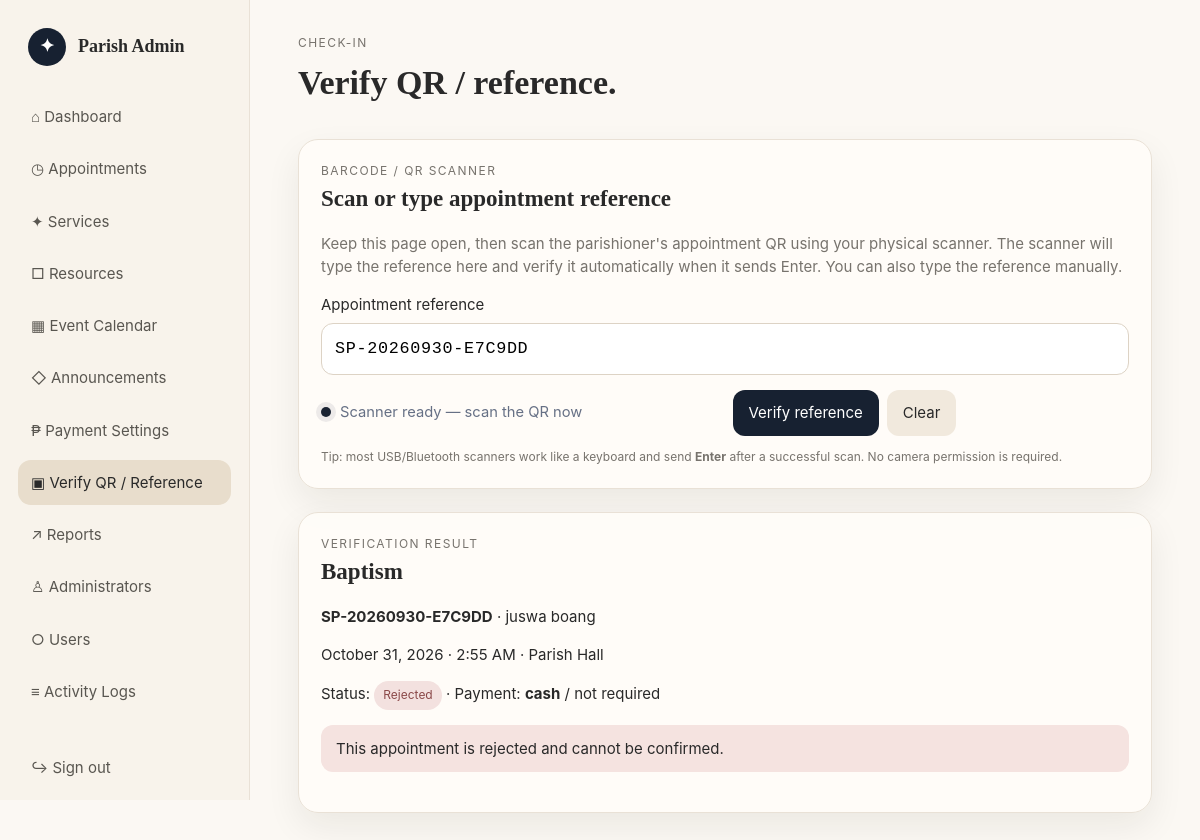
Screenshot of /admin/verify-appointment.php?ref=SP-20260930-E7C9DD (signed in) with the database file from the repository.
### tables this page shows
CREATE TABLE `appointments` (
  `id` bigint(20) UNSIGNED NOT NULL,
  `reference_no` varchar(30) NOT NULL,
  `user_id` int(10) UNSIGNED NOT NULL,
  `service_id` int(10) UNSIGNED NOT NULL,
  `resource_id` int(10) UNSIGNED DEFAULT NULL,
  `appointment_date` date NOT NULL,
  `start_time` time NOT NULL,
  `end_time` time NOT NULL,
  `notes` text DEFAULT NULL,
  `status` enum('pending','approved','rejected','completed','cancelled') NOT NULL DEFAULT 'pending',
  `admin_note` text DEFAULT NULL,
  `payment_method` enum('cash','online') NOT NULL DEFAULT 'cash',
  `receipt_path` varchar(255) DEFAULT NULL,
  `payment_status` enum('not_required','pending','verified','rejected') NOT NULL DEFAULT 'not_required',
  `payment_verified_at` datetime DEFAULT NULL,
  `payment_verified_by` int(10) UNSIGNED DEFAULT NULL,
  `qr_confirmed_at` datetime DEFAULT NULL,
  `qr_confirmed_by` int(10) UNSIGNED DEFAULT NULL,
  `created_at` timestamp NOT NULL DEFAULT current_timestamp(),
  `updated_at` timestamp NOT NULL DEFAULT current_timestamp() ON UPDATE current_timestamp()
);

CREATE TABLE `services` (
  `id` int(10) UNSIGNED NOT NULL,
  `name` varchar(120) NOT NULL,
  `description` text DEFAULT NULL,
  `duration_minutes` smallint(5) UNSIGNED NOT NULL DEFAULT 60,
  `fee` decimal(10,2) NOT NULL DEFAULT 0.00,
  `image` varchar(255) DEFAULT NULL,
  `status` enum('active','inactive') NOT NULL DEFAULT 'active',
  `created_at` timestamp NOT NULL DEFAULT current_timestamp()
);

CREATE TABLE `users` (
  `id` int(10) UNSIGNED NOT NULL,
  `first_name` varchar(80) DEFAULT NULL,
  `middle_name` varchar(80) DEFAULT NULL,
  `last_name` varchar(80) DEFAULT NULL,
  `full_name` varchar(150) NOT NULL,
  `email` varchar(190) NOT NULL,
  `contact_number` varchar(30) NOT NULL,
  `province_code` varchar(20) DEFAULT NULL,
  `province` varchar(120) DEFAULT NULL,
  `city_municipality_code` varchar(20) DEFAULT NULL,
  `city_municipality` varchar(160) DEFAULT NULL,
  `barangay_code` varchar(20) DEFAULT NULL,
  `barangay` varchar(160) DEFAULT NULL,
  `street_purok` varchar(255) DEFAULT NULL,
  `address` varchar(500) NOT NULL,
  `birthday` date NOT NULL,
  `gender` enum('Male','Female','Other') NOT NULL,
  `password` varchar(255) NOT NULL,
  `profile_image` varchar(255) DEFAULT NULL,
  `role` enum('parishioner','admin') NOT NULL DEFAULT 'parishioner',
  `status` enum('active','inactive') NOT NULL DEFAULT 'active',
  `created_at` timestamp NOT NULL DEFAULT current_timestamp(),
  `updated_at` timestamp NOT NULL DEFAULT current_timestamp() ON UPDATE current_timestamp()
);

CREATE TABLE `resources` (
  `id` int(10) UNSIGNED NOT NULL,
  `name` varchar(120) NOT NULL,
  `description` text DEFAULT NULL,
  `capacity` int(10) UNSIGNED DEFAULT NULL,
  `status` enum('available','unavailable') DEFAULT 'available',
  `created_at` timestamp NOT NULL DEFAULT current_timestamp()
);

### config/helpers.php (called while the page is built, shortened)
<?php
function e(?string $v): string { return htmlspecialchars($v ?? '', ENT_QUOTES, 'UTF-8'); }

### admin/verify-appointment.php (the view, shortened to what this page needs)
<?php
require '../config/db.php';
$ref=trim($_GET['ref']??$_POST['ref']??'');
$a=null;
if($ref!==''){
    $s=$pdo->prepare("SELECT a.*,u.full_name,u.profile_image,s.name service_name,r.name resource_name FROM appointments a JOIN users u ON u.id=a.user_id JOIN services s ON s.id=a.service_id LEFT JOIN resources r ON r.id=a.resource_id WHERE a.reference_no=? LIMIT 1");
    $s->execute([$ref]);$a=$s->fetch();
}
?><!doctype html><html><head><link rel="stylesheet" href="../assets/css/style.css"></head><body><div class="shell"><?php include 'includes/sidebar.php'?><main class="main"><header class="topbar"><div><div class="eyebrow">Check-in</div><h1>Verify QR / reference.</h1></div></header>
<section class="card scanner-input-card">
  <div class="eyebrow">Barcode / QR scanner</div>
  <h2>Scan or type appointment reference</h2>
  <p class="muted">Keep this page open, then scan the parishioner's appointment QR using your physical scanner. The scanner will type the reference here and verify it automatically when it sends Enter. You can also type the reference manually.</p>
  <form method="get" id="referenceForm" class="form-grid" autocomplete="off">
    <label class="field full"><span>Appointment reference</span><input id="referenceInput" name="ref" value="<?=e($ref)?>" placeholder="SP-YYYYMMDD-XXXXXX" autocomplete="off" autocapitalize="characters" spellcheck="false" autofocus required></label>
    <div class="scanner-ready" id="scannerReady"><span class="scanner-ready-dot"></span><span>Scanner ready — scan the QR now</span></div>
    <div class="actions"><button class="btn" type="submit">Verify reference</button><button class="btn light" type="button" id="clearReference">Clear</button></div>
  </form>
  <p class="muted scanner-help">Tip: most USB/Bluetooth scanners work like a keyboard and send <b>Enter</b> after a successful scan. No camera permission is required.</p>
</section>
<?php if($a):?><br><section class="card verify-result"><div class="eyebrow">Verification result</div><h2><?=e($a['service_name'])?></h2><p><b><?=e($a['reference_no'])?></b> · <?=e($a['full_name'])?></p><p><?=date('F j, Y',strtotime($a['appointment_date']))?> · <?=date('g:i A',strtotime($a['start_time']))?> · <?=e($a['resource_name']??'No room assigned')?></p><p>Status: <span class="badge <?=e($a['status'])?>"><?=e($a['status'])?></span> · Payment: <b><?=e($a['payment_method'])?></b> / <?=e(str_replace('_',' ',$a['payment_status']))?></p>
<?php if($a['status']==='approved'):?><div class="notice"><b>Valid approved appointment.</b> Confirm only after checking that the parishioner is presenting this QR/reference at the parish.</div><form method="post" onsubmit="return confirm('Confirm that this parishioner presented the appointment QR/reference?')"><?=csrf_field()?><input type="hidden" name="ref" value="<?=e($ref)?>"><input type="hidden" name="id" value="<?=$a['id']?>"><button class="btn" name="action" value="confirm">Confirm presented QR / reference</button></form>
<?php elseif($a['status']==='completed'):?><div class="notice">This QR/reference has already been confirmed and the appointment is completed.</div>
<?php elseif($a['status']==='rejected'||$a['status']==='cancelled'):?><div class="notice error">This appointment is <?=e($a['status'])?> and cannot be confirmed.</div>
<?php else:?><div class="notice error">This appointment is not approved yet and cannot be confirmed.</div><?php endif?></section><?php endif?>
</main></div><script src="../assets/js/script.js"></script>
</body></html>

### assets/css/style.css (style rules this page uses)
:root { --bg:#fbf8f3;--card:#fffdf9;--sand:#f1e9dd;--sand2:#e8ddcc;--ink:#292929;--muted:#77736d;--navy:#172131;--line:#e9e1d6;--green:#56745d;--red:#9a5555;--shadow:0 14px 35px rgba(35,29,20,.07);--r:20px }
* { box-sizing:border-box }
body { margin:0;background:var(--bg);color:var(--ink);font:15px/1.55 Inter,ui-sans-serif,system-ui,-apple-system,"Segoe UI",sans-serif }
button,input,select,textarea { font:inherit }
.serif,h1,h2 { font-family:Georgia,"Times New Roman",serif }
.shell { display:grid;grid-template-columns:250px 1fr;min-height:100vh }
.main { padding:34px 4vw 60px;min-width:0 }
.topbar { display:flex;justify-content:space-between;align-items:center;gap:20px;margin-bottom:30px }
.eyebrow { font-size:12px;text-transform:uppercase;letter-spacing:.12em;color:var(--muted) }
h1 { font-size:34px;margin:4px 0 0 }
h2 { font-size:23px;margin:0 0 15px }
.card { background:rgba(255,253,249,.9);border:1px solid var(--line);border-radius:var(--r);padding:22px;box-shadow:var(--shadow) }
.muted { color:var(--muted) }
.btn { display:inline-flex;align-items:center;justify-content:center;border:0;border-radius:12px;padding:11px 16px;background:var(--navy);color:#fff;cursor:pointer }
.btn.light { background:var(--sand);color:var(--ink) }
.actions { display:flex;gap:8px;flex-wrap:wrap }
.form-grid { display:grid;grid-template-columns:1fr 1fr;gap:15px }
.field { display:grid;gap:7px }
.field.full { grid-column:1/-1 }
.field input,.field select,.field textarea,.search { width:100%;padding:12px 13px;border:1px solid #ddd3c5;background:#fff;border-radius:12px;outline:none }
.badge { display:inline-block;padding:5px 9px;border-radius:999px;background:var(--sand);font-size:12px;text-transform:capitalize }
.badge.rejected,.badge.cancelled { background:#f3e1df;color:#8a4848 }
.notice { padding:12px 15px;border-radius:12px;background:#e7efe8;margin-bottom:18px }
.notice.error { background:#f5e3e0 }
.scanner-help { font-size:12px;margin:12px 0 0 }
.verify-result { margin-top:0 }
.scanner-input-card { max-width:900px }
.scanner-input-card #referenceInput { font-family:ui-monospace,SFMono-Regular,Menlo,Consolas,monospace;font-size:1.05rem;letter-spacing:.04em;text-transform:uppercase }
.scanner-ready { display:flex;align-items:center;gap:9px;color:#667085;font-size:.92rem;margin-top:-2px }
.scanner-ready-dot { width:10px;height:10px;border-radius:50%;background:#1a2332;box-shadow:0 0 0 5px rgba(26,35,50,.08);flex:none }

### rows the page displays
appointments: service.name "Baptism", reference_no "SP-20260930-E7C9DD", user.full_name "juswa boang", appointment_date "October 31, 2026", start_time "2:55 AM", resource.name "Parish Hall", status "Rejected", payment_method "cash", payment_status "not required", status "rejected"

### other values shown
$label "⌂ Dashboard"
$label "◷ Appointments"
$label "✦ Services"
$label "□ Resources"
$label "▦ Event Calendar"
$label "◇ Announcements"
$label "₱ Payment Settings"
$label "▣ Verify QR / Reference"
$label "↗ Reports"
$label "♙ Administrators"
$label "○ Users"
$label "≡ Activity Logs"
